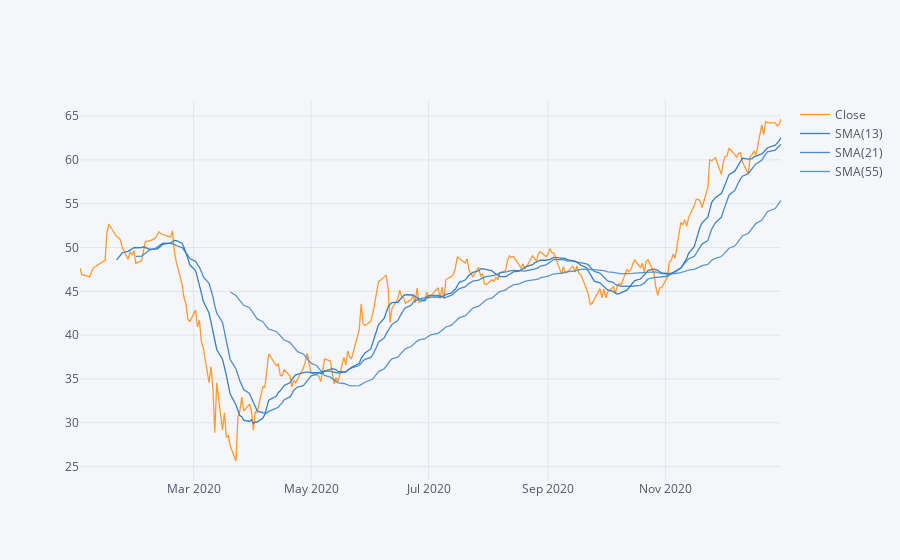

Notebook code cell kept with this figure:
### Code cell
MS['Close'].sort_index().loc['2020-01-01':'2021-01-01'].ta_plot(study='sma',periods=[13,21,55],title='Simple Moving Averages')

### Figure 1 — Plotly figure (JSON) as saved in the notebook; plotly's stock layout.template omitted (floating-point values rounded to 4 significant figures; data arrays with more than 128 entries replaced by an {"elided": "..."} marker saying what was removed)
{"data": [{"line": {"color": "rgba(255, 153, 51, 1.0)", "dash": "solid", "shape": "linear", "width": 1.3}, "mode": "lines", "name": "Close", "text": "", "type": "scatter", "x": {"elided": "253 str values"}, "y": {"elided": "253 float values"}}, {"line": {"color": "rgba(55, 128, 191, 1.0)", "dash": "solid", "shape": "linear", "width": 1.3}, "mode": "lines", "name": "SMA(13)", "text": "", "type": "scatter", "x": {"elided": "253 str values"}, "y": {"elided": "253 mixed values"}}, {"line": {"color": "rgba(55, 128, 191, 0.8999999999999999)", "dash": "solid", "shape": "linear", "width": 1.3}, "mode": "lines", "name": "SMA(21)", "text": "", "type": "scatter", "x": {"elided": "253 str values"}, "y": {"elided": "253 mixed values"}}, {"line": {"color": "rgba(55, 128, 191, 0.7999999999999998)", "dash": "solid", "shape": "linear", "width": 1.3}, "mode": "lines", "name": "SMA(55)", "text": "", "type": "scatter", "x": {"elided": "253 str values"}, "y": {"elided": "253 mixed values"}}], "layout": {"legend": {"bgcolor": "#F5F6F9", "font": {"color": "#4D5663"}}, "paper_bgcolor": "#F5F6F9", "plot_bgcolor": "#F5F6F9", "title": {"font": {"color": "#4D5663"}}, "xaxis": {"gridcolor": "#E1E5ED", "showgrid": true, "tickfont": {"color": "#4D5663"}, "title": {"font": {"color": "#4D5663"}, "text": ""}, "zerolinecolor": "#E1E5ED"}, "yaxis": {"gridcolor": "#E1E5ED", "showgrid": true, "tickfont": {"color": "#4D5663"}, "title": {"font": {"color": "#4D5663"}, "text": ""}, "zerolinecolor": "#E1E5ED"}}}
